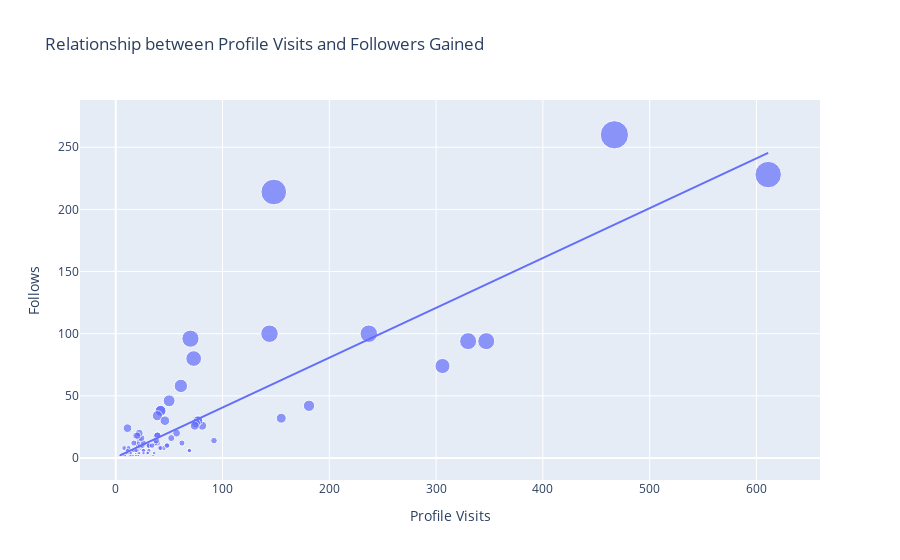

The notebook cell this image was saved under:
### Code cell
figure = px.scatter(data_frame=data, x="Profile Visits",
                    y="Follows", size="Follows", trendline="ols",
                    title="Relationship between Profile Visits and Followers Gained")
figure.show()

### Figure 1 — Plotly figure (JSON) as saved in the notebook; plotly's stock layout.template omitted (floating-point values rounded to 4 significant figures)
{"data": [{"hovertemplate": "Profile Visits=%{x}<br>Follows=%{marker.size}<extra></extra>", "legendgroup": "", "marker": {"color": "#636efa", "size": [2, 10, 12, 8, 0, 2, 0, 6, 4, 6, 4, 0, 2, 4, 42, 6, 2, 2, 30, 0, 0, 24, 100, 2, 4, 6, 6, 6, 2, 2, 20, 2, 4, 8, 26, 2, 2, 4, 0, 2, 94, 8, 18, 10, 4, 4, 4, 4, 18, 38, 10, 12, 4, 4, 74, 0, 6, 6, 0, 6, 12, 10, 8, 8, 46, 12, 10, 94, 6, 10, 6, 4, 12, 16, 12, 8, 32, 8, 16, 6, 10, 10, 6, 2, 2, 30, 0, 4, 4, 18, 38, 10, 2, 4, 6, 6, 6, 2, 2, 14, 8, 14, 28, 18, 12, 34, 26, 260, 16, 96, 20, 30, 58, 100, 80, 18, 10, 214, 228], "sizemode": "area", "sizeref": 0.65, "symbol": "circle"}, "mode": "markers", "name": "", "orientation": "v", "showlegend": false, "type": "scatter", "x": [35, 48, 62, 23, 8, 9, 26, 12, 36, 31, 29, 15, 8, 20, 181, 17, 16, 21, 77, 10, 9, 11, 144, 14, 10, 19, 69, 11, 19, 9, 57, 13, 11, 24, 81, 4, 7, 14, 18, 8, 330, 21, 19, 32, 19, 21, 14, 30, 39, 42, 31, 20, 12, 22, 306, 13, 26, 16, 15, 15, 39, 21, 8, 45, 50, 37, 25, 347, 26, 48, 16, 26, 17, 52, 22, 41, 155, 12, 22, 20, 23, 25, 17, 16, 21, 77, 10, 14, 30, 39, 42, 31, 14, 10, 19, 69, 11, 19, 9, 38, 42, 92, 75, 21, 26, 39, 74, 467, 24, 70, 22, 46, 61, 237, 73, 20, 34, 148, 611], "xaxis": "x", "y": [2, 10, 12, 8, 0, 2, 0, 6, 4, 6, 4, 0, 2, 4, 42, 6, 2, 2, 30, 0, 0, 24, 100, 2, 4, 6, 6, 6, 2, 2, 20, 2, 4, 8, 26, 2, 2, 4, 0, 2, 94, 8, 18, 10, 4, 4, 4, 4, 18, 38, 10, 12, 4, 4, 74, 0, 6, 6, 0, 6, 12, 10, 8, 8, 46, 12, 10, 94, 6, 10, 6, 4, 12, 16, 12, 8, 32, 8, 16, 6, 10, 10, 6, 2, 2, 30, 0, 4, 4, 18, 38, 10, 2, 4, 6, 6, 6, 2, 2, 14, 8, 14, 28, 18, 12, 34, 26, 260, 16, 96, 20, 30, 58, 100, 80, 18, 10, 214, 228], "yaxis": "y"}, {"hovertemplate": "<b>OLS trendline</b><br>Follows = 0.400884 * Profile Visits + 0.46283<br>R<sup>2</sup>=0.727868<br><br>Profile Visits=%{x}<br>Follows=%{y} <b>(trend)</b><extra></extra>", "legendgroup": "", "marker": {"color": "#636efa", "symbol": "circle"}, "mode": "lines", "name": "", "showlegend": false, "type": "scatter", "x": [4, 7, 8, 8, 8, 8, 9, 9, 9, 9, 10, 10, 10, 10, 11, 11, 11, 11, 12, 12, 12, 13, 13, 14, 14, 14, 14, 14, 15, 15, 15, 16, 16, 16, 16, 17, 17, 17, 18, 19, 19, 19, 19, 19, 19, 20, 20, 20, 20, 21, 21, 21, 21, 21, 21, 22, 22, 22, 22, 23, 23, 24, 24, 25, 25, 26, 26, 26, 26, 26, 29, 30, 30, 31, 31, 31, 32, 34, 35, 36, 37, 38, 39, 39, 39, 39, 41, 42, 42, 42, 45, 46, 48, 48, 50, 52, 57, 61, 62, 69, 69, 70, 73, 74, 75, 77, 77, 81, 92, 144, 148, 155, 181, 237, 306, 330, 347, 467, 611], "xaxis": "x", "y": [2.066, 3.269, 3.67, 3.67, 3.67, 3.67, 4.071, 4.071, 4.071, 4.071, 4.472, 4.472, 4.472, 4.472, 4.873, 4.873, 4.873, 4.873, 5.273, 5.273, 5.273, 5.674, 5.674, 6.075, 6.075, 6.075, 6.075, 6.075, 6.476, 6.476, 6.476, 6.877, 6.877, 6.877, 6.877, 7.278, 7.278, 7.278, 7.679, 8.08, 8.08, 8.08, 8.08, 8.08, 8.08, 8.481, 8.481, 8.481, 8.481, 8.881, 8.881, 8.881, 8.881, 8.881, 8.881, 9.282, 9.282, 9.282, 9.282, 9.683, 9.683, 10.08, 10.08, 10.48, 10.48, 10.89, 10.89, 10.89, 10.89, 10.89, 12.09, 12.49, 12.49, 12.89, 12.89, 12.89, 13.29, 14.09, 14.49, 14.89, 15.3, 15.7, 16.1, 16.1, 16.1, 16.1, 16.9, 17.3, 17.3, 17.3, 18.5, 18.9, 19.71, 19.71, 20.51, 21.31, 23.31, 24.92, 25.32, 28.12, 28.12, 28.52, 29.73, 30.13, 30.53, 31.33, 31.33, 32.93, 37.34, 58.19, 59.79, 62.6, 73.02, 95.47, 123.1, 132.8, 139.6, 187.7, 245.4], "yaxis": "y"}], "layout": {"legend": {"itemsizing": "constant", "tracegroupgap": 0}, "title": {"text": "Relationship between Profile Visits and Followers Gained"}, "xaxis": {"anchor": "y", "domain": [0, 1], "title": {"text": "Profile Visits"}}, "yaxis": {"anchor": "x", "domain": [0, 1], "title": {"text": "Follows"}}}}
